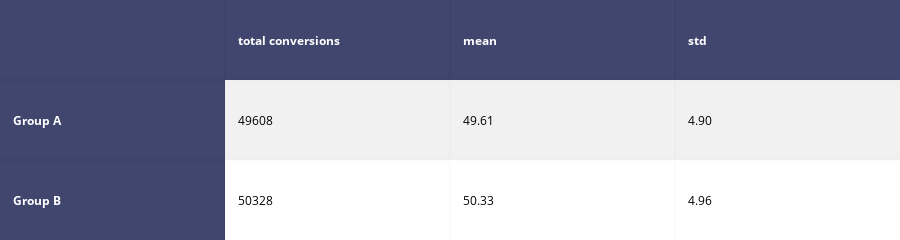

The code cell stored with this chart in its notebook:
### Markdown cell above
## Erzeugung zufälliger Stichproben
```python
rsv_binom_A = stats.binom.rvs(size=1000, n=100, p=0.5)
rsv_binom_B = stats.binom.rvs(size=1000, n=100, p=0.501)
t_test = stats.ttest_ind(rvs_binom_A,rsv_binom_B)
```

### Code cell
rvs_binom_A = stats.binom.rvs(size=1000, n=100, p=0.5)
rsv_binom_B = stats.binom.rvs(size=1000, n=100, p=0.501)

t_test = stats.ttest_ind(rvs_binom_A,rsv_binom_B)

if t_test.pvalue < 0.05:
    print('Significant p-value found:' + '{:.3f}'.format(t_test.pvalue))
    matrix_twosample = [
    ['', 'total conversions', 'mean', 'std'],
    ['Group A', '{:.0f}'.format(rvs_binom_A.sum()), '{:.2f}'.format(rvs_binom_A.mean()), '{:.2f}'.format(rvs_binom_A.std())],
    ['Group B', '{:.0f}'.format(rsv_binom_B.sum()), '{:.2f}'.format(rsv_binom_B.mean()), '{:.2f}'.format(rsv_binom_B.std())]
    ]
    twosample_table = FF.create_table(matrix_twosample, index=True)
    iplot(twosample_table, filename='twosample-table')
else:
    print('No significant p-value found:' + '{:.3f}'.format(t_test.pvalue))

### Figure 1 — Plotly figure (JSON) as saved in the notebook; plotly's stock layout.template omitted (floating-point values rounded to 4 significant figures)
{"data": [{"colorscale": [[0, "#00083e"], [0.5, "#ededee"], [1, "#ffffff"]], "hoverinfo": "none", "opacity": 0.75, "showscale": false, "type": "heatmap", "uid": "2827af62-e8dc-4ed2-a88a-bb561d8968ad", "z": [[0, 0, 0, 0], [0, 0.5, 0.5, 0.5], [0, 1, 1, 1]]}], "layout": {"annotations": [{"align": "left", "font": {"color": "#ffffff"}, "showarrow": false, "text": "<b></b>", "x": -0.45, "xanchor": "left", "xref": "x", "y": 0, "yref": "y"}, {"align": "left", "font": {"color": "#ffffff"}, "showarrow": false, "text": "<b>total conversions</b>", "x": 0.55, "xanchor": "left", "xref": "x", "y": 0, "yref": "y"}, {"align": "left", "font": {"color": "#ffffff"}, "showarrow": false, "text": "<b>mean</b>", "x": 1.55, "xanchor": "left", "xref": "x", "y": 0, "yref": "y"}, {"align": "left", "font": {"color": "#ffffff"}, "showarrow": false, "text": "<b>std</b>", "x": 2.55, "xanchor": "left", "xref": "x", "y": 0, "yref": "y"}, {"align": "left", "font": {"color": "#ffffff"}, "showarrow": false, "text": "<b>Group A</b>", "x": -0.45, "xanchor": "left", "xref": "x", "y": 1, "yref": "y"}, {"align": "left", "font": {"color": "#000000"}, "showarrow": false, "text": "49608", "x": 0.55, "xanchor": "left", "xref": "x", "y": 1, "yref": "y"}, {"align": "left", "font": {"color": "#000000"}, "showarrow": false, "text": "49.61", "x": 1.55, "xanchor": "left", "xref": "x", "y": 1, "yref": "y"}, {"align": "left", "font": {"color": "#000000"}, "showarrow": false, "text": "4.90", "x": 2.55, "xanchor": "left", "xref": "x", "y": 1, "yref": "y"}, {"align": "left", "font": {"color": "#ffffff"}, "showarrow": false, "text": "<b>Group B</b>", "x": -0.45, "xanchor": "left", "xref": "x", "y": 2, "yref": "y"}, {"align": "left", "font": {"color": "#000000"}, "showarrow": false, "text": "50328", "x": 0.55, "xanchor": "left", "xref": "x", "y": 2, "yref": "y"}, {"align": "left", "font": {"color": "#000000"}, "showarrow": false, "text": "50.33", "x": 1.55, "xanchor": "left", "xref": "x", "y": 2, "yref": "y"}, {"align": "left", "font": {"color": "#000000"}, "showarrow": false, "text": "4.96", "x": 2.55, "xanchor": "left", "xref": "x", "y": 2, "yref": "y"}], "height": 140, "margin": {"b": 0, "l": 0, "r": 0, "t": 0}, "xaxis": {"dtick": 1, "gridwidth": 2, "showticklabels": false, "tick0": -0.5, "ticks": "", "zeroline": false}, "yaxis": {"autorange": "reversed", "dtick": 1, "gridwidth": 2, "showticklabels": false, "tick0": 0.5, "ticks": "", "zeroline": false}}}
